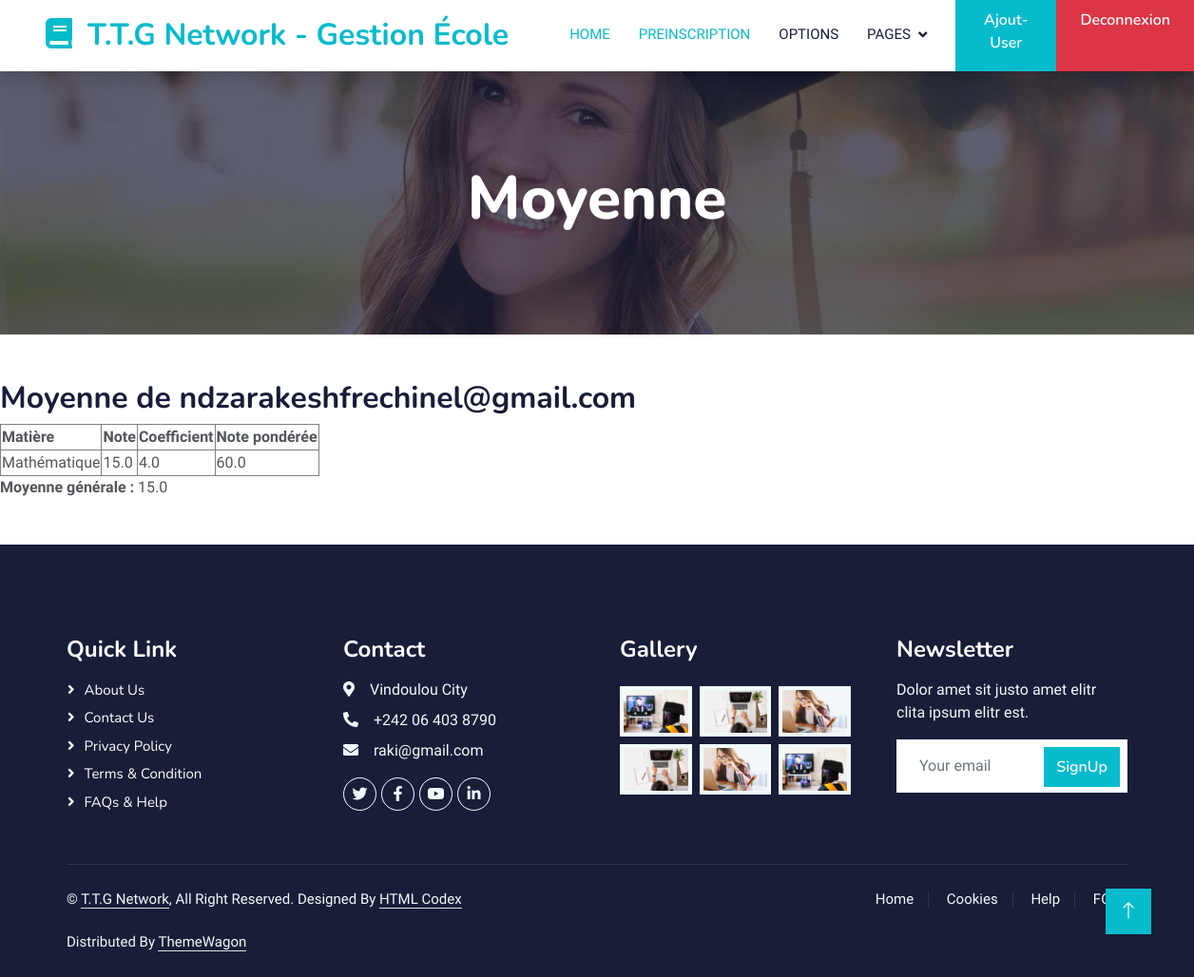
The app's page /moyenne/TTG-2025-K0N0/ (signed in) with its own data.
### core/models.py (models this page shows, shortened)
class Etudiant(models.Model):
    user = models.OneToOneField(User, on_delete=models.CASCADE, limit_choices_to={'role': 'etudiant'})
    option = models.ForeignKey(Option, on_delete=models.SET_NULL, null=True)
    filiere = models.ForeignKey(Filiere, on_delete=models.SET_NULL, null=True)
    niveau = models.ForeignKey(Niveau, on_delete=models.SET_NULL, null=True)
    date_inscription = models.DateField(default=timezone.now)

class User(AbstractUser):
    ROLES = (
        ('admin', 'Administrateur'),
        ('formateur', 'Formateur'),
        ('etudiant', 'Étudiant'),
        ('parent', 'Parent'),
    )
    role = models.CharField(max_length=20, choices=ROLES)
    code_formateur = models.CharField(max_length=10, unique=True, null=True, blank=True)
    code_parent = models.CharField(max_length=10, unique=True, null=True, blank=True)
    matricule = models.CharField(max_length=30, unique=True, null=True, blank=True)

class Matiere(models.Model):
    nom = models.CharField(max_length=100)
    coefficient = models.FloatField()
    option = models.ForeignKey(Option, on_delete=models.CASCADE)

class Note(models.Model):
    etudiant = models.ForeignKey(Etudiant, on_delete=models.CASCADE)
    matiere = models.ForeignKey(Matiere, on_delete=models.CASCADE)
    valeur = models.FloatField()

### core/views.py (the view)
# urls.py: path('moyenne/<str:matricule>/', views.moyenne_etudiant, name='moyenne_etudiant'),
@login_required
def moyenne_etudiant(request, matricule):
    etudiant = get_object_or_404(Etudiant, user__matricule=matricule)
    notes = Note.objects.filter(etudiant=etudiant)
    if not notes.exists():
        return render(request, 'moyenne.html', {'etudiant': etudiant, 'message': "Aucune note trouvée."})
    total_pondere = 0
    total_coefficients = 0
    notes_detail = []
    for note in notes:
        coeff = note.matiere.coefficient
        ponderee = note.valeur * coeff
        total_pondere += ponderee
        total_coefficients += coeff
        notes_detail.append({
            'matiere': note.matiere.nom,
            'valeur': note.valeur,
            'coefficient': coeff,
            'ponderee': ponderee
        })
    moyenne = total_pondere / total_coefficients if total_coefficients > 0 else 0
    return render(request, 'moyenne.html', {
        'etudiant': etudiant,
        'notes': notes_detail,
        'moyenne': round(moyenne, 2)
    })

### core/templates/moyenne.html (shortened to what this page needs)
{% extends "base.html" %}
{% load static %}
{% block content %}
<div class="container-fluid bg-primary py-5 mb-5 page-header">
  <div class="container py-5">
      <div class="row justify-content-center">
          <div class="col-lg-10 text-center">
              <h1 class="display-3 text-white animated slideInDown">Moyenne</h1>
          </div>
      </div>
  </div>
</div>
  <h2>Moyenne de {{ etudiant.user.username }}</h2>
{% if message %}
  <p>{{ message }}</p>
{% else %}
  <table class= "table-bordered">
    <thead>
      <tr>
        <th>Matière</th>
        <th>Note</th>
        <th>Coefficient</th>
        <th>Note pondérée</th>
      </tr>
    </thead>
    <tbody>
      {% for note in notes %}
        <tr>
          <td>{{ note.matiere }}</td>
          <td>{{ note.valeur }}</td>
          <td>{{ note.coefficient }}</td>
          <td>{{ note.ponderee }}</td>
        </tr>
      {% endfor %}
    </tbody>
  </table>
  <p><strong>Moyenne générale :</strong> {{ moyenne }}</p>
{% endif %}
{% endblock %}

### core/static/css/style.css (style rules this page uses)
.page-header { background: linear-gradient(rgba(24, 29, 56, .7), rgba(24, 29, 56, .7)), url(../img/carousel-1.jpg); background-position: center center; background-repeat: no-repeat; background-size: cover; }

### records on screen
Etudiant: user.username "ndzarakeshfrechinel@gmail.com"
Matiere: matiere "Mathématique", coefficient "4.0"
Note: valeur "15.0"

### other values on screen
{{ note.ponderee }} "60.0"
{{ moyenne }} "15.0"
